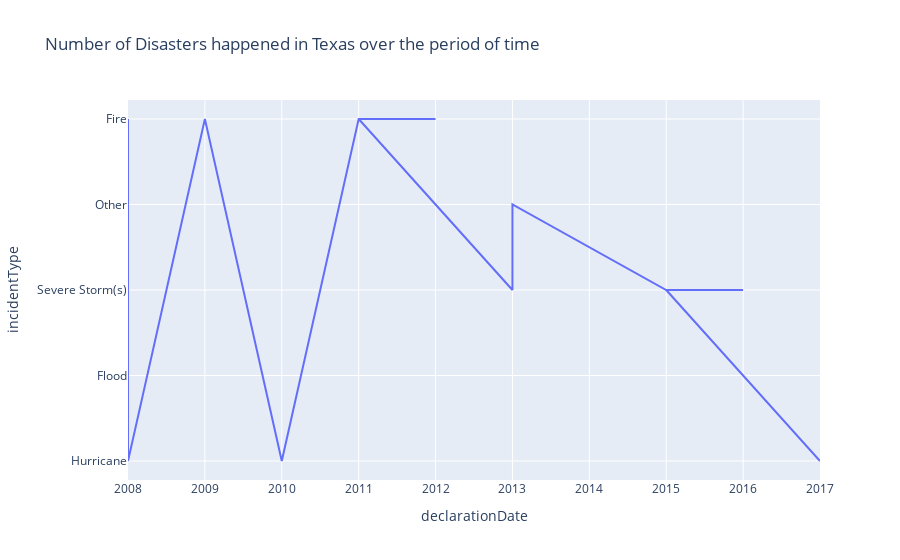

The notebook cell saved with this chart:
### Code cell
df = df.query('stateName=="Texas"')

fig = px.line(df, x="declarationDate", y="incidentType", title='Number of Disasters happened in Texas over the period of time')
fig.show()

### Figure 1 — Plotly figure (JSON) as saved in the notebook; plotly's stock layout.template omitted (floating-point values rounded to 4 significant figures)
{"data": [{"hovertemplate": "declarationDate=%{x}<br>incidentType=%{y}<extra></extra>", "legendgroup": "", "line": {"color": "#636efa", "dash": "solid"}, "marker": {"symbol": "circle"}, "mode": "lines", "name": "", "orientation": "h", "showlegend": false, "type": "scatter", "x": [2017, 2016, 2016, 2016, 2015, 2016, 2015, 2013, 2013, 2013, 2011, 2011, 2011, 2012, 2011, 2011, 2011, 2011, 2011, 2011, 2011, 2011, 2011, 2011, 2011, 2011, 2011, 2011, 2011, 2011, 2011, 2011, 2011, 2011, 2011, 2011, 2011, 2011, 2011, 2011, 2011, 2011, 2011, 2011, 2011, 2011, 2011, 2011, 2011, 2011, 2011, 2011, 2011, 2011, 2011, 2011, 2011, 2011, 2011, 2011, 2011, 2011, 2011, 2011, 2011, 2011, 2011, 2011, 2010, 2010, 2009, 2009, 2009, 2009, 2009, 2009, 2009, 2009, 2009, 2009, 2009, 2009, 2009, 2009, 2009, 2009, 2008, 2008, 2008, 2008, 2008, 2008, 2008, 2008, 2008, 2008, 2008, 2008, 2008, 2008, 2008, 2008, 2008, 2008, 2008, 2008, 2008, 2008, 2008, 2008, 2008], "xaxis": "x", "y": ["Hurricane", "Flood", "Flood", "Flood", "Severe Storm(s)", "Severe Storm(s)", "Severe Storm(s)", "Other", "Other", "Severe Storm(s)", "Fire", "Fire", "Fire", "Fire", "Fire", "Fire", "Fire", "Fire", "Fire", "Fire", "Fire", "Fire", "Fire", "Fire", "Fire", "Fire", "Fire", "Fire", "Fire", "Fire", "Fire", "Fire", "Fire", "Fire", "Fire", "Fire", "Fire", "Fire", "Fire", "Fire", "Fire", "Fire", "Fire", "Fire", "Fire", "Fire", "Fire", "Fire", "Fire", "Fire", "Fire", "Fire", "Fire", "Fire", "Fire", "Fire", "Fire", "Fire", "Fire", "Fire", "Fire", "Fire", "Fire", "Fire", "Fire", "Fire", "Fire", "Fire", "Hurricane", "Hurricane", "Fire", "Fire", "Fire", "Fire", "Fire", "Fire", "Fire", "Fire", "Fire", "Fire", "Fire", "Fire", "Fire", "Fire", "Fire", "Fire", "Hurricane", "Fire", "Fire", "Fire", "Hurricane", "Hurricane", "Fire", "Hurricane", "Fire", "Fire", "Fire", "Fire", "Fire", "Fire", "Fire", "Fire", "Fire", "Fire", "Fire", "Fire", "Fire", "Fire", "Fire", "Fire", "Fire"], "yaxis": "y"}], "layout": {"legend": {"tracegroupgap": 0}, "title": {"text": "Number of Disasters happened in Texas over the period of time"}, "xaxis": {"anchor": "y", "domain": [0, 1], "title": {"text": "declarationDate"}}, "yaxis": {"anchor": "x", "domain": [0, 1], "title": {"text": "incidentType"}}}}
